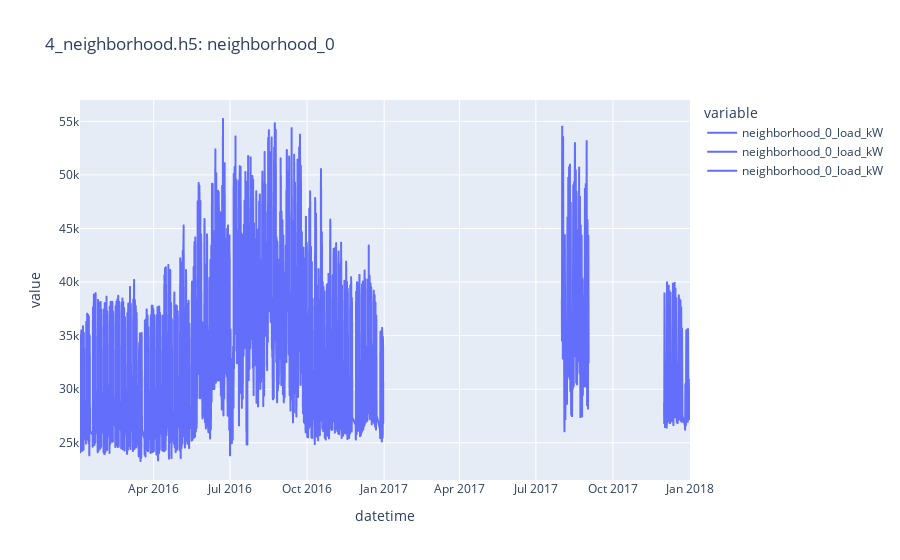
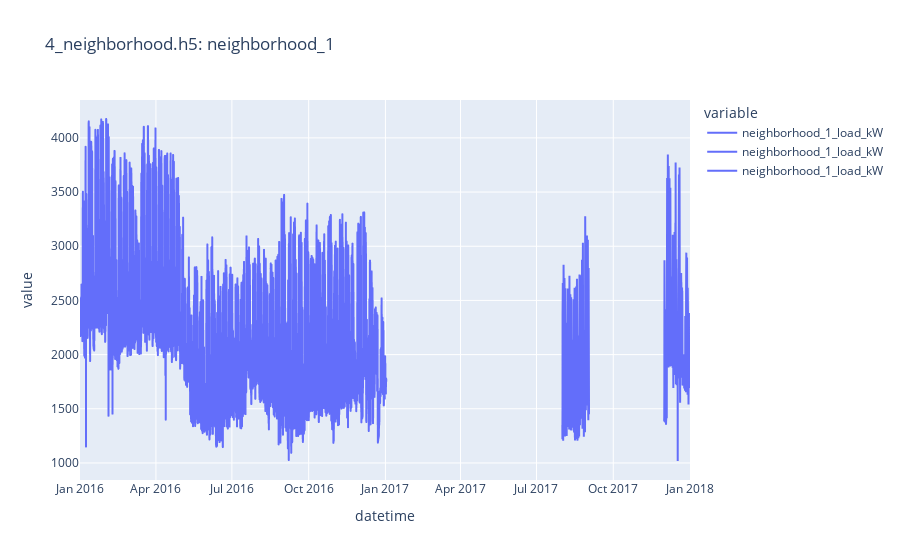
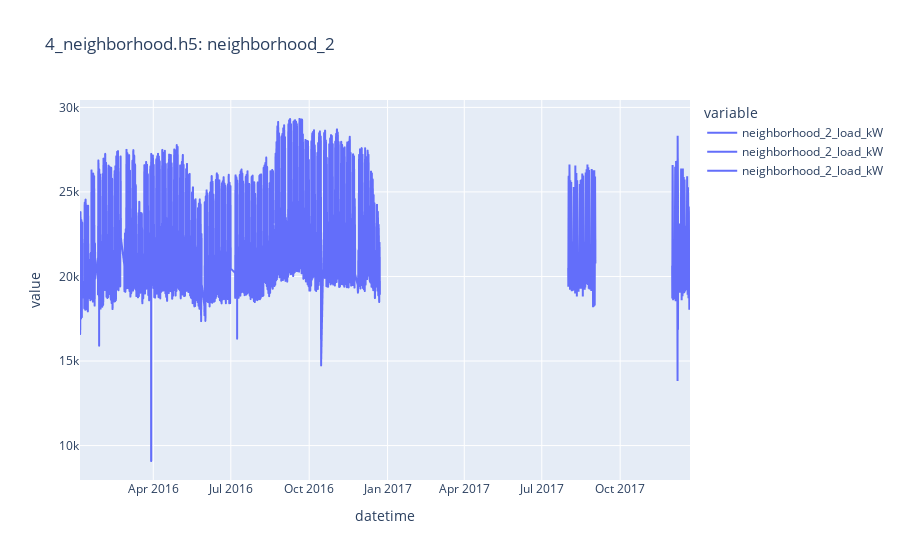

The notebook cell saved with these charts, in order:
### Code cell
# See what keys are in the h5py data file
locations_dict, resolutions_dict = get_hdf_keys(dir_path)

print("Locations: ", locations_dict)
print("Resolutions: ", resolutions_dict)

for scale, locations in locations_dict.items():
    if scale == '4_neighborhood.h5':
        for location in locations:
            df_train = pd.read_hdf(os.path.join(dir_path, scale), key=f'{location}/60min/train_target')
            df_val = pd.read_hdf(os.path.join(dir_path, scale), key=f'{location}/60min/val_target')
            df_test = pd.read_hdf(os.path.join(dir_path, scale), key=f'{location}/60min/test_target')
            fig = px.line(df_train, title=f'{scale}: {location}')
            fig.add_trace(px.line(df_val, title='Validation Set').data[0])
            fig.add_trace(px.line(df_test, title='Test Set').data[0])
            fig.show()

### Figure 1 — Plotly figure (JSON) as saved in the notebook; plotly's stock layout.template omitted (floating-point values rounded to 4 significant figures; data arrays with more than 128 entries replaced by an {"elided": "..."} marker saying what was removed)
{"data": [{"hovertemplate": "variable=neighborhood_0_load_kW<br>datetime=%{x}<br>value=%{y}<extra></extra>", "legendgroup": "neighborhood_0_load_kW", "line": {"color": "#636efa", "dash": "solid"}, "marker": {"symbol": "circle"}, "mode": "lines", "name": "neighborhood_0_load_kW", "showlegend": true, "type": "scattergl", "x": {"elided": "7552 str values"}, "xaxis": "x", "y": {"elided": "7552 float values"}, "yaxis": "y"}, {"hovertemplate": "variable=neighborhood_0_load_kW<br>datetime=%{x}<br>value=%{y}<extra></extra>", "legendgroup": "neighborhood_0_load_kW", "line": {"color": "#636efa", "dash": "solid"}, "marker": {"symbol": "circle"}, "mode": "lines", "name": "neighborhood_0_load_kW", "orientation": "v", "showlegend": true, "type": "scatter", "x": {"elided": "766 str values"}, "xaxis": "x", "y": {"elided": "766 float values"}, "yaxis": "y"}, {"hovertemplate": "variable=neighborhood_0_load_kW<br>datetime=%{x}<br>value=%{y}<extra></extra>", "legendgroup": "neighborhood_0_load_kW", "line": {"color": "#636efa", "dash": "solid"}, "marker": {"symbol": "circle"}, "mode": "lines", "name": "neighborhood_0_load_kW", "orientation": "v", "showlegend": true, "type": "scatter", "x": {"elided": "672 str values"}, "xaxis": "x", "y": {"elided": "672 float values"}, "yaxis": "y"}], "layout": {"legend": {"title": {"text": "variable"}, "tracegroupgap": 0}, "title": {"text": "4_neighborhood.h5: neighborhood_0"}, "xaxis": {"anchor": "y", "domain": [0, 1], "title": {"text": "datetime"}}, "yaxis": {"anchor": "x", "domain": [0, 1], "title": {"text": "value"}}}}

### Figure 2 — Plotly figure (JSON) as saved in the notebook; plotly's stock layout.template omitted (floating-point values rounded to 4 significant figures; data arrays with more than 128 entries replaced by an {"elided": "..."} marker saying what was removed)
{"data": [{"hovertemplate": "variable=neighborhood_1_load_kW<br>datetime=%{x}<br>value=%{y}<extra></extra>", "legendgroup": "neighborhood_1_load_kW", "line": {"color": "#636efa", "dash": "solid"}, "marker": {"symbol": "circle"}, "mode": "lines", "name": "neighborhood_1_load_kW", "showlegend": true, "type": "scattergl", "x": {"elided": "8768 str values"}, "xaxis": "x", "y": {"elided": "8768 float values"}, "yaxis": "y"}, {"hovertemplate": "variable=neighborhood_1_load_kW<br>datetime=%{x}<br>value=%{y}<extra></extra>", "legendgroup": "neighborhood_1_load_kW", "line": {"color": "#636efa", "dash": "solid"}, "marker": {"symbol": "circle"}, "mode": "lines", "name": "neighborhood_1_load_kW", "orientation": "v", "showlegend": true, "type": "scatter", "x": {"elided": "767 str values"}, "xaxis": "x", "y": {"elided": "767 float values"}, "yaxis": "y"}, {"hovertemplate": "variable=neighborhood_1_load_kW<br>datetime=%{x}<br>value=%{y}<extra></extra>", "legendgroup": "neighborhood_1_load_kW", "line": {"color": "#636efa", "dash": "solid"}, "marker": {"symbol": "circle"}, "mode": "lines", "name": "neighborhood_1_load_kW", "orientation": "v", "showlegend": true, "type": "scatter", "x": {"elided": "744 str values"}, "xaxis": "x", "y": {"elided": "744 float values"}, "yaxis": "y"}], "layout": {"legend": {"title": {"text": "variable"}, "tracegroupgap": 0}, "title": {"text": "4_neighborhood.h5: neighborhood_1"}, "xaxis": {"anchor": "y", "domain": [0, 1], "title": {"text": "datetime"}}, "yaxis": {"anchor": "x", "domain": [0, 1], "title": {"text": "value"}}}}

### Figure 3 — Plotly figure (JSON) as saved in the notebook; plotly's stock layout.template omitted (floating-point values rounded to 4 significant figures; data arrays with more than 128 entries replaced by an {"elided": "..."} marker saying what was removed)
{"data": [{"hovertemplate": "variable=neighborhood_2_load_kW<br>datetime=%{x}<br>value=%{y}<extra></extra>", "legendgroup": "neighborhood_2_load_kW", "line": {"color": "#636efa", "dash": "solid"}, "marker": {"symbol": "circle"}, "mode": "lines", "name": "neighborhood_2_load_kW", "showlegend": true, "type": "scattergl", "x": {"elided": "7612 str values"}, "xaxis": "x", "y": {"elided": "7612 float values"}, "yaxis": "y"}, {"hovertemplate": "variable=neighborhood_2_load_kW<br>datetime=%{x}<br>value=%{y}<extra></extra>", "legendgroup": "neighborhood_2_load_kW", "line": {"color": "#636efa", "dash": "solid"}, "marker": {"symbol": "circle"}, "mode": "lines", "name": "neighborhood_2_load_kW", "orientation": "v", "showlegend": true, "type": "scatter", "x": {"elided": "744 str values"}, "xaxis": "x", "y": {"elided": "744 float values"}, "yaxis": "y"}, {"hovertemplate": "variable=neighborhood_2_load_kW<br>datetime=%{x}<br>value=%{y}<extra></extra>", "legendgroup": "neighborhood_2_load_kW", "line": {"color": "#636efa", "dash": "solid"}, "marker": {"symbol": "circle"}, "mode": "lines", "name": "neighborhood_2_load_kW", "orientation": "v", "showlegend": true, "type": "scatter", "x": {"elided": "480 str values"}, "xaxis": "x", "y": {"elided": "480 float values"}, "yaxis": "y"}], "layout": {"legend": {"title": {"text": "variable"}, "tracegroupgap": 0}, "title": {"text": "4_neighborhood.h5: neighborhood_2"}, "xaxis": {"anchor": "y", "domain": [0, 1], "title": {"text": "datetime"}}, "yaxis": {"anchor": "x", "domain": [0, 1], "title": {"text": "value"}}}}
